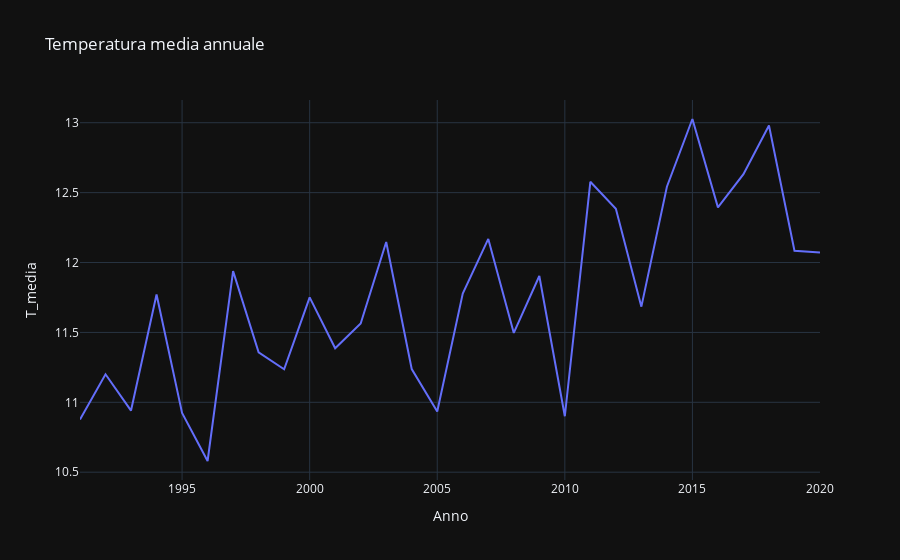

Notebook cell for this chart:
### Code cell
fig = px.line(media_annua, x='Anno', y='T_media', title='Temperatura media annuale')
fig.show()

### Figure 1 — Plotly figure (JSON) as saved in the notebook; plotly's stock layout.template omitted (floating-point values rounded to 4 significant figures)
{"data": [{"hovertemplate": "Anno=%{x}<br>T_media=%{y}<extra></extra>", "legendgroup": "", "line": {"color": "#636efa", "dash": "solid"}, "marker": {"symbol": "circle"}, "mode": "lines", "name": "", "orientation": "v", "showlegend": false, "x": [1991, 1992, 1993, 1994, 1995, 1996, 1997, 1998, 1999, 2000, 2001, 2002, 2003, 2004, 2005, 2006, 2007, 2008, 2009, 2010, 2011, 2012, 2013, 2014, 2015, 2016, 2017, 2018, 2019, 2020], "xaxis": "x", "y": [10.88, 11.2, 10.94, 11.77, 10.92, 10.58, 11.94, 11.36, 11.24, 11.75, 11.39, 11.56, 12.15, 11.24, 10.93, 11.78, 12.17, 11.5, 11.9, 10.9, 12.58, 12.38, 11.68, 12.54, 13.03, 12.39, 12.63, 12.98, 12.08, 12.07], "yaxis": "y", "type": "scatter"}], "layout": {"xaxis": {"anchor": "y", "domain": [0.0, 1.0], "title": {"text": "Anno"}}, "yaxis": {"anchor": "x", "domain": [0.0, 1.0], "title": {"text": "T_media"}}, "legend": {"tracegroupgap": 0}, "title": {"text": "Temperatura media annuale"}}}
